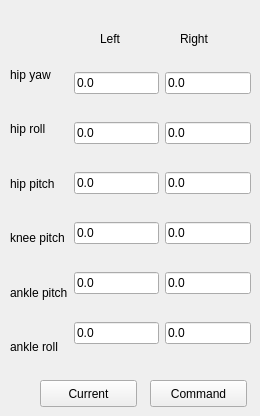
    <widget class="QWidget" name="tab_5">
     <attribute name="title">
      <string>pos command</string>
     </attribute>
     <widget class="QWidget" name="horizontalLayoutWidget_3">
      <property name="geometry">
       <rect>
        <x>10</x>
        <y>50</y>
        <width>241</width>
        <height>321</height>
       </rect>
      </property>
      <layout class="QHBoxLayout" name="horizontalLayout_6">
       <item>
        <layout class="QVBoxLayout" name="verticalLayout_26">
         <item>
          <widget class="QLabel" name="label_41">
           <property name="text">
            <string>hip yaw</string>
           </property>
          </widget>
         </item>
         <item>
          <widget class="QLabel" name="label_42">
           <property name="text">
            <string>hip roll</string>
           </property>
          </widget>
         </item>
         <item>
          <widget class="QLabel" name="label_43">
           <property name="text">
            <string>hip pitch</string>
           </property>
          </widget>
         </item>
         <item>
          <widget class="QLabel" name="label_56">
           <property name="text">
            <string>knee pitch</string>
           </property>
          </widget>
         </item>
         <item>
          <widget class="QLabel" name="label_60">
           <property name="text">
            <string>ankle pitch</string>
           </property>
          </widget>
         </item>
         <item>
          <widget class="QLabel" name="label_61">
           <property name="text">
            <string>ankle roll</string>
           </property>
          </widget>
         </item>
        </layout>
       </item>
       <item>
        <layout class="QVBoxLayout" name="verticalLayout_22">
         <item>
          <widget class="QLineEdit" name="pc0">
           <property name="text">
            <string>0.0</string>
           </property>
          </widget>
         </item>
         <item>
          <widget class="QLineEdit" name="pc1">
           <property name="text">
            <string>0.0</string>
           </property>
          </widget>
         </item>
         <item>
          <widget class="QLineEdit" name="pc2">
           <property name="text">
            <string>0.0</string>
           </property>
          </widget>
         </item>
         <item>
          <widget class="QLineEdit" name="pc3">
           <property name="text">
            <string>0.0</string>
           </property>
          </widget>
         </item>
         <item>
          <widget class="QLineEdit" name="pc4">
           <property name="text">
            <string>0.0</string>
           </property>
          </widget>
         </item>
         <item>
          <widget class="QLineEdit" name="pc5">
           <property name="text">
            <string>0.0</string>
           </property>
          </widget>
         </item>
        </layout>
       </item>
       <item>
        <layout class="QVBoxLayout" name="verticalLayout_23">
         <item>
          <widget class="QLineEdit" name="pc6">
           <property name="text">
            <string>0.0</string>
           </property>
          </widget>
         </item>
         <item>
          <widget class="QLineEdit" name="pc7">
           <property name="text">
            <string>0.0</string>
           </property>
          </widget>
         </item>
         <item>
          <widget class="QLineEdit" name="pc8">
           <property name="text">
            <string>0.0</string>
           </property>
          </widget>
         </item>
         <item>
          <widget class="QLineEdit" name="pc9">
           <property name="text">
            <string>0.0</string>
           </property>
          </widget>
         </item>
         <item>
          <widget class="QLineEdit" name="pc10">
           <property name="text">
            <string>0.0</string>
           </property>
          </widget>
         </item>
         <item>
          <widget class="QLineEdit" name="pc11">
           <property name="text">
            <string>0.0</string>
           </property>
          </widget>
         </item>
        </layout>
       </item>
      </layout>
     </widget>
     <widget class="QLabel" name="label_62">
      <property name="geometry">
       <rect>
        <x>100</x>
        <y>30</y>
        <width>66</width>
        <height>17</height>
       </rect>
      </property>
      <property name="text">
       <string>Left</string>
      </property>
     </widget>
     <widget class="QLabel" name="label_63">
      <property name="geometry">
       <rect>
        <x>180</x>
        <y>30</y>
        <width>66</width>
        <height>17</height>
       </rect>
      </property>
      <property name="text">
       <string>Right</string>
      </property>
     </widget>
     <widget class="QPushButton" name="pushButton_3">
      <property name="geometry">
       <rect>
        <x>150</x>
        <y>380</y>
        <width>97</width>
        <height>27</height>
       </rect>
      </property>
      <property name="text">
       <string>Command</string>
      </property>
     </widget>
     <widget class="QPushButton" name="pushButton_4">
      <property name="geometry">
       <rect>
        <x>40</x>
        <y>380</y>
        <width>97</width>
        <height>27</height>
       </rect>
      </property>
      <property name="text">
       <string>Current</string>
      </property>
     </widget>
    </widget>
